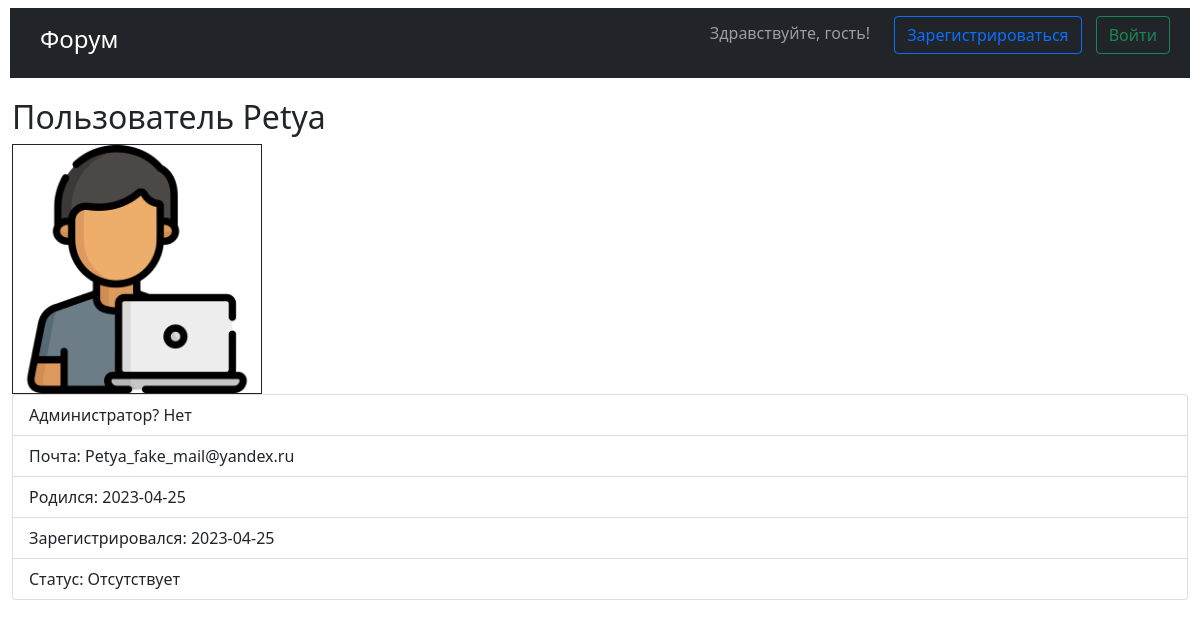
The app's page /account/3 with its own data.
### database.py (models this page shows, shortened)
class User(BASE, UserMixin, SerializerMixin):
    __tablename__ = "users"
    id = sqlalchemy.Column(sqlalchemy.Integer, primary_key=True, autoincrement=True)
    administrator = sqlalchemy.Column(sqlalchemy.Boolean, default=False)
    nickname = sqlalchemy.Column(sqlalchemy.String, unique=True)
    email = sqlalchemy.Column(sqlalchemy.String, unique=True)
    born_at = sqlalchemy.Column(sqlalchemy.Date)
    hashed_password = sqlalchemy.Column(sqlalchemy.String)
    city = sqlalchemy.Column(sqlalchemy.String, nullable=True)
    registered_at = sqlalchemy.Column(sqlalchemy.DateTime(timezone=True), default=datetime.datetime.now)
    status = sqlalchemy.Column(sqlalchemy.String, nullable=True)
    icon = sqlalchemy.Column(sqlalchemy.String, default="unknown.png")

### main.py (the view)
@app.route("/account/<user_id>")
def account_page(user_id):
    with Session() as session:
        user = session.query(User).filter(User.id == user_id).first()
    if not user:
        return "Пользователь не существует"
    return render_template("account.html", user=user)

### templates/account.html
{% extends "base.html" %}
{% block content %}
<h2>Пользователь {{user.nickname}}</h2>
<img src="{{url_for('static', filename='img/' + user.icon)}}" style="width: 250px;height:250px" border="1">
<ul class="list-group">
    <li class="list-group-item">Администратор? {% if user.administrator %}Да{% else %}Нет{% endif %}</li>
    <li class="list-group-item">Почта: {{user.email}}</li>
    <li class="list-group-item">Родился: {{user.born_at}}</li>
    <li class="list-group-item">Зарегистрировался: {{user.registered_at.date()}}</li>
    <li class="list-group-item">Статус: {{user.status or "Отсутствует"}}</li>
</ul>
{% endblock %}

### records on screen
User: nickname "Petya", icon (picture), email "Petya_fake_mail@yandex.ru", born_at "2023-04-25", registered_at "2023-04-25", status "Отсутствует"
